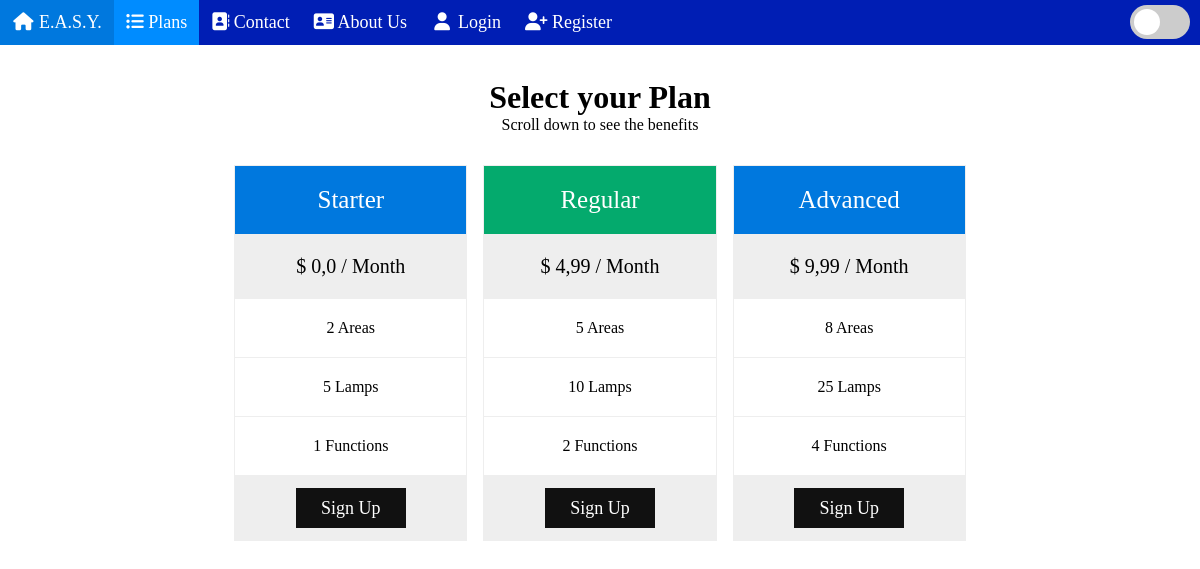
The app's page /plans with its own data.
### Frontend/models.py (models this page shows, shortened)
class Plan(models.Model):
    plan_name = models.CharField(max_length=20, choices=PLANS, default='Starter', unique=True)
    plan_price = models.FloatField(default=0)
    number_off_areas = models.IntegerField(default=0)
    number_off_lamps = models.IntegerField(default=0)
    number_off_functions = models.IntegerField(default=0)
    plan_description = models.TextField(default=0)
    class Meta:
        verbose_name_plural = "Plans"

### Frontend/views.py (the view)
# urls.py: path('plans', views.plansView, name='Plans'),
def plansView(request):
    plan = Plan.objects.all()
    data = {
        'page': 'Frontend/plans.html',
        'plan': plan,
    }
    return render(request, 'Frontend/index.html', data)

### Templates/Frontend/index.html (shortened to what this page needs)
{% load static %}
<!DOCTYPE html>
<html lang="en">
<head>
    <link rel="stylesheet" href="{% static 'Frontend/CSS/index.css' %}">
</head>
<body>
   <header>
       <nav class="navbar">
            <a href="/" {% if request.get_full_path == "/" %} class="active" {% endif %}><i class="fa fa-fw fa-home"></i> E.A.S.Y.</a>
            {% if not user.is_authenticated %}
                <a href="/plans"{% if request.get_full_path == "/plans" %} class="active" {% endif %}><i class="fa-solid fa-list-ul"></i> Plans</a>
                <a href="/contact"{% if request.get_full_path == "/contact" %} class="active" {% endif %}><i class="fa-solid fa-address-book"></i> Contact</a>
                <a href="/about-us"{% if request.get_full_path == "/about-us" %} class="active" {% endif %}><i class="fa-solid fa-address-card"></i> About Us</a>
                <a href="/login"{% if request.get_full_path == "/login" %} class="active" {% endif %}><i class="fa fa-fw fa-user"></i> Login</a>
                <a href="/register"{% if request.get_full_path == "/register" %} class="active" {% endif %}><i class="fa-solid fa-user-plus"></i> Register</a>
            {% endif  %}
            <label class="switch">
                <span class="slider round"></span>
            </label>
        </nav>
   </header>
    <main>
        {% include page %}
    </main>
</body>
</html>

### Templates/Frontend/plans.html (shortened to what this page needs)
{% load static %}
<head>
    <link rel="stylesheet" href="{% static 'Frontend/CSS/plans.css' %}">
</head>
<body >
<br>
    <H1 style="text-align:center">Select your Plan</H1>
    <p style="text-align:center">Scroll down to see the benefits</p>
    <div class="column">
        {% for p in plan %}
            <div class="columns">
                <ul class="price">
                    <li class="header"  {% if p.plan_name == 'Regular' %} style="background-color:#04AA6D" {% endif %}>{{ p.plan_name }}</li>
                    <li class="grey">$ {{ p.plan_price }} / Month</li>
                    <li>{{ p.number_off_areas }} Areas</li>
                    <li>{{ p.number_off_lamps }} Lamps</li>
                    <li>{{ p.number_off_functions }} Functions</li>
                    <li class="grey"><a href="/register" class="button">Sign Up</a></li>
                </ul>
            </div>
        {% endfor %}
</body>

### Static/Frontend/CSS/index.css (style rules this page uses)
@media screen and (min-width: 600px) { * { margin: 0; padding: 0; box-sizing: border-box; } }
@media screen and (min-width: 600px) { .navbar { background-color: #001eb4; color: white; overflow: auto; } }
@media screen and (min-width: 600px) { .navbar a { float: left; color: white; padding: 12px; text-decoration: none; font-size: 18px; } }
@media screen and (min-width: 600px) { .active { background-color: #008cff; } }
@media screen and (min-width: 600px) { main { padding : 16px; } }
@media screen and (min-width: 600px) { label { float: right; margin-right: 10px; margin-top: 5px; } }
@media screen and (min-width: 600px) { .switch { position: relative; display: inline-block; width: 60px; height: 34px; } }
@media screen and (min-width: 600px) { .slider { position: absolute; cursor: pointer; top: 0; left: 0; right: 0; bottom: 0; background-color: #ccc; -webkit-transition: .4s; transition: .4s; } }
@media screen and (min-width: 600px) { .slider:before { position: absolute; content: ""; height: 26px; width: 26px; left: 4px; bottom: 4px; background-color: white; -webkit-transition: .4s; transition: .4s; } }
@media screen and (min-width: 600px) { .slider.round { border-radius: 34px; } }
@media screen and (min-width: 600px) { .slider.round:before { border-radius: 50%; } }

### Static/Frontend/CSS/plans.css (style rules this page uses)
@media screen and (min-width: 600px) { * { box-sizing: border-box; } }
@media screen and (min-width: 600px) { .column { display: grid; grid-template-columns: repeat(3, 1fr); justify-content: space-evenly; padding-left: 18%; padding-right: 18%; padding-top: 2%; } }
@media screen and (min-width: 600px) { .columns { padding: 8px; } }
@media screen and (min-width: 600px) { .price { list-style-type: none; border: 1px solid #eee; margin: 0; padding: 0; -webkit-transition: 0.3s; transition: 0.3s; } }
@media screen and (min-width: 600px) { .price .header { background-color: #0078de; color: white; font-size: 25px; } }
@media screen and (min-width: 600px) { .price li { border-bottom: 1px solid #eee; padding: 20px; text-align: center; } }
@media screen and (min-width: 600px) { .price .grey { background-color: #eee; color: black; font-size: 20px; } }
@media screen and (min-width: 600px) { .button { background-color: #111; border: none; color: white; padding: 10px 25px; text-align: center; text-decoration: none; font-size: 18px; } }

### records on screen
Plan: plan_name "Starter", plan_price "0,0", number_off_areas "2", number_off_lamps "5", number_off_functions "1"
Plan: plan_name "Regular", plan_price "4,99", number_off_areas "5", number_off_lamps "10", number_off_functions "2"
Plan: plan_name "Advanced", plan_price "9,99", number_off_areas "8", number_off_lamps "25", number_off_functions "4"
